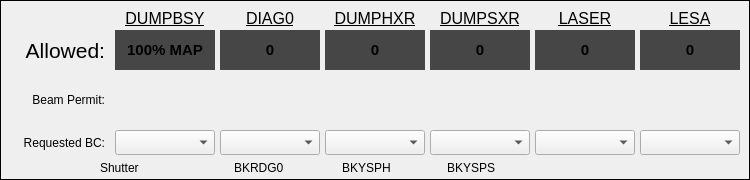
<?xml version="1.0" encoding="UTF-8"?>
<ui version="4.0">
 <class>Form</class>
 <widget class="QWidget" name="Form">
  <property name="geometry">
   <rect>
    <x>0</x>
    <y>0</y>
    <width>750</width>
    <height>180</height>
   </rect>
  </property>
  <property name="windowTitle">
   <string>Form</string>
  </property>
  <widget class="QFrame" name="frame">
   <property name="geometry">
    <rect>
     <x>0</x>
     <y>0</y>
     <width>750</width>
     <height>180</height>
    </rect>
   </property>
   <property name="frameShape">
    <enum>QFrame::Box</enum>
   </property>
   <property name="frameShadow">
    <enum>QFrame::Plain</enum>
   </property>
   <widget class="QLabel" name="label">
    <property name="geometry">
     <rect>
      <x>115</x>
      <y>10</y>
      <width>100</width>
      <height>17</height>
     </rect>
    </property>
    <property name="font">
     <font>
      <pointsize>12</pointsize>
      <underline>true</underline>
     </font>
    </property>
    <property name="text">
     <string>DUMPBSY</string>
    </property>
    <property name="alignment">
     <set>Qt::AlignCenter</set>
    </property>
   </widget>
   <widget class="QLabel" name="label_2">
    <property name="geometry">
     <rect>
      <x>10</x>
      <y>30</y>
      <width>95</width>
      <height>40</height>
     </rect>
    </property>
    <property name="font">
     <font>
      <pointsize>16</pointsize>
      <weight>50</weight>
      <bold>false</bold>
     </font>
    </property>
    <property name="text">
     <string>Allowed:</string>
    </property>
    <property name="alignment">
     <set>Qt::AlignRight|Qt::AlignTrailing|Qt::AlignVCenter</set>
    </property>
   </widget>
   <widget class="PyDMLabel" name="PyDMLabel">
    <property name="geometry">
     <rect>
      <x>115</x>
      <y>30</y>
      <width>100</width>
      <height>40</height>
     </rect>
    </property>
    <property name="font">
     <font>
      <pointsize>11</pointsize>
      <weight>75</weight>
      <bold>true</bold>
     </font>
    </property>
    <property name="toolTip">
     <string/>
    </property>
    <property name="styleSheet">
     <string notr="true">background-color: rgb(70, 70, 70);</string>
    </property>
    <property name="text">
     <string>100% MAP</string>
    </property>
    <property name="alignment">
     <set>Qt::AlignCenter</set>
    </property>
    <property name="alarmSensitiveContent" stdset="0">
     <bool>true</bool>
    </property>
    <property name="channel" stdset="0">
     <string>ca://${P}:DUMPBSY_BC</string>
    </property>
   </widget>
   <widget class="PyDMEnumButton" name="PyDMEnumButton">
    <property name="geometry">
     <rect>
      <x>115</x>
      <y>75</y>
      <width>100</width>
      <height>50</height>
     </rect>
    </property>
    <property name="toolTip">
     <string/>
    </property>
    <property name="channel" stdset="0">
     <string>ca://${P}:DUMPBSY_SOFT_PERMIT</string>
    </property>
    <property name="marginTop" stdset="0">
     <number>0</number>
    </property>
    <property name="marginBottom" stdset="0">
     <number>0</number>
    </property>
    <property name="marginLeft" stdset="0">
     <number>0</number>
    </property>
    <property name="marginRight" stdset="0">
     <number>0</number>
    </property>
    <property name="horizontalSpacing" stdset="0">
     <number>0</number>
    </property>
    <property name="verticalSpacing" stdset="0">
     <number>0</number>
    </property>
   </widget>
   <widget class="QLabel" name="label_3">
    <property name="geometry">
     <rect>
      <x>220</x>
      <y>10</y>
      <width>100</width>
      <height>17</height>
     </rect>
    </property>
    <property name="font">
     <font>
      <pointsize>12</pointsize>
      <underline>true</underline>
     </font>
    </property>
    <property name="text">
     <string>DIAG0</string>
    </property>
    <property name="alignment">
     <set>Qt::AlignCenter</set>
    </property>
   </widget>
   <widget class="PyDMLabel" name="PyDMLabel_2">
    <property name="geometry">
     <rect>
      <x>220</x>
      <y>30</y>
      <width>100</width>
      <height>40</height>
     </rect>
    </property>
    <property name="font">
     <font>
      <pointsize>11</pointsize>
      <weight>75</weight>
      <bold>true</bold>
     </font>
    </property>
    <property name="toolTip">
     <string/>
    </property>
    <property name="styleSheet">
     <string notr="true">background-color: rgb(70, 70, 70);</string>
    </property>
    <property name="text">
     <string>0</string>
    </property>
    <property name="alignment">
     <set>Qt::AlignCenter</set>
    </property>
    <property name="alarmSensitiveContent" stdset="0">
     <bool>true</bool>
    </property>
    <property name="channel" stdset="0">
     <string>ca://${P}:DIAG0_BC</string>
    </property>
   </widget>
   <widget class="PyDMEnumButton" name="PyDMEnumButton_2">
    <property name="geometry">
     <rect>
      <x>220</x>
      <y>75</y>
      <width>100</width>
      <height>50</height>
     </rect>
    </property>
    <property name="toolTip">
     <string/>
    </property>
    <property name="channel" stdset="0">
     <string>ca://${P}:DIAG0_SOFT_PERMIT</string>
    </property>
    <property name="marginTop" stdset="0">
     <number>0</number>
    </property>
    <property name="marginBottom" stdset="0">
     <number>0</number>
    </property>
    <property name="marginLeft" stdset="0">
     <number>0</number>
    </property>
    <property name="marginRight" stdset="0">
     <number>0</number>
    </property>
    <property name="horizontalSpacing" stdset="0">
     <number>0</number>
    </property>
    <property name="verticalSpacing" stdset="0">
     <number>0</number>
    </property>
   </widget>
   <widget class="QLabel" name="label_4">
    <property name="geometry">
     <rect>
      <x>325</x>
      <y>10</y>
      <width>100</width>
      <height>17</height>
     </rect>
    </property>
    <property name="font">
     <font>
      <pointsize>12</pointsize>
      <underline>true</underline>
     </font>
    </property>
    <property name="text">
     <string>DUMPHXR</string>
    </property>
    <property name="alignment">
     <set>Qt::AlignCenter</set>
    </property>
   </widget>
   <widget class="PyDMLabel" name="PyDMLabel_3">
    <property name="geometry">
     <rect>
      <x>325</x>
      <y>30</y>
      <width>100</width>
      <height>40</height>
     </rect>
    </property>
    <property name="font">
     <font>
      <pointsize>11</pointsize>
      <weight>75</weight>
      <bold>true</bold>
     </font>
    </property>
    <property name="toolTip">
     <string/>
    </property>
    <property name="styleSheet">
     <string notr="true">background-color: rgb(70, 70, 70);</string>
    </property>
    <property name="text">
     <string>0</string>
    </property>
    <property name="alignment">
     <set>Qt::AlignCenter</set>
    </property>
    <property name="alarmSensitiveContent" stdset="0">
     <bool>true</bool>
    </property>
    <property name="channel" stdset="0">
     <string>ca://${P}:DUMPHXR_BC</string>
    </property>
   </widget>
   <widget class="PyDMEnumButton" name="PyDMEnumButton_3">
    <property name="geometry">
     <rect>
      <x>325</x>
      <y>75</y>
      <width>100</width>
      <height>50</height>
     </rect>
    </property>
    <property name="toolTip">
     <string/>
    </property>
    <property name="channel" stdset="0">
     <string>ca://${P}:DUMPHXR_SOFT_PERMIT</string>
    </property>
    <property name="marginTop" stdset="0">
     <number>0</number>
    </property>
    <property name="marginBottom" stdset="0">
     <number>0</number>
    </property>
    <property name="marginLeft" stdset="0">
     <number>0</number>
    </property>
    <property name="marginRight" stdset="0">
     <number>0</number>
    </property>
    <property name="horizontalSpacing" stdset="0">
     <number>0</number>
    </property>
    <property name="verticalSpacing" stdset="0">
     <number>0</number>
    </property>
   </widget>
   <widget class="QLabel" name="label_5">
    <property name="geometry">
     <rect>
      <x>430</x>
      <y>10</y>
      <width>100</width>
      <height>17</height>
     </rect>
    </property>
    <property name="font">
     <font>
      <pointsize>12</pointsize>
      <underline>true</underline>
     </font>
    </property>
    <property name="text">
     <string>DUMPSXR</string>
    </property>
    <property name="alignment">
     <set>Qt::AlignCenter</set>
    </property>
   </widget>
   <widget class="PyDMLabel" name="PyDMLabel_4">
    <property name="geometry">
     <rect>
      <x>430</x>
      <y>30</y>
      <width>100</width>
      <height>40</height>
     </rect>
    </property>
    <property name="font">
     <font>
      <pointsize>11</pointsize>
      <weight>75</weight>
      <bold>true</bold>
     </font>
    </property>
    <property name="toolTip">
     <string/>
    </property>
    <property name="styleSheet">
     <string notr="true">background-color: rgb(70, 70, 70);</string>
    </property>
    <property name="text">
     <string>0</string>
    </property>
    <property name="alignment">
     <set>Qt::AlignCenter</set>
    </property>
    <property name="alarmSensitiveContent" stdset="0">
     <bool>true</bool>
    </property>
    <property name="channel" stdset="0">
     <string>ca://${P}:DUMPSXR_BC</string>
    </property>
   </widget>
   <widget class="PyDMEnumButton" name="PyDMEnumButton_4">
    <property name="geometry">
     <rect>
      <x>430</x>
      <y>75</y>
      <width>100</width>
      <height>50</height>
     </rect>
    </property>
    <property name="toolTip">
     <string/>
    </property>
    <property name="channel" stdset="0">
     <string>ca://${P}:DUMPSXR_SOFT_PERMIT</string>
    </property>
    <property name="marginTop" stdset="0">
     <number>0</number>
    </property>
    <property name="marginBottom" stdset="0">
     <number>0</number>
    </property>
    <property name="marginLeft" stdset="0">
     <number>0</number>
    </property>
    <property name="marginRight" stdset="0">
     <number>0</number>
    </property>
    <property name="horizontalSpacing" stdset="0">
     <number>0</number>
    </property>
    <property name="verticalSpacing" stdset="0">
     <number>0</number>
    </property>
   </widget>
   <widget class="PyDMEnumComboBox" name="PyDMEnumComboBox">
    <property name="geometry">
     <rect>
      <x>115</x>
      <y>130</y>
      <width>100</width>
      <height>25</height>
     </rect>
    </property>
    <property name="toolTip">
     <string/>
    </property>
    <property name="channel" stdset="0">
     <string>ca://${P}:DUMPBSY_FORCE_BC</string>
    </property>
   </widget>
   <widget class="PyDMEnumComboBox" name="PyDMEnumComboBox_2">
    <property name="geometry">
     <rect>
      <x>220</x>
      <y>130</y>
      <width>100</width>
      <height>25</height>
     </rect>
    </property>
    <property name="toolTip">
     <string/>
    </property>
    <property name="channel" stdset="0">
     <string>ca://${P}:DIAG0_FORCE_BC</string>
    </property>
   </widget>
   <widget class="PyDMEnumComboBox" name="PyDMEnumComboBox_3">
    <property name="geometry">
     <rect>
      <x>325</x>
      <y>130</y>
      <width>100</width>
      <height>25</height>
     </rect>
    </property>
    <property name="toolTip">
     <string/>
    </property>
    <property name="channel" stdset="0">
     <string>ca://${P}:DUMPHXR_FORCE_BC</string>
    </property>
   </widget>
   <widget class="PyDMEnumComboBox" name="PyDMEnumComboBox_4">
    <property name="geometry">
     <rect>
      <x>430</x>
      <y>130</y>
      <width>100</width>
      <height>25</height>
     </rect>
    </property>
    <property name="toolTip">
     <string/>
    </property>
    <property name="channel" stdset="0">
     <string>ca://${P}:DUMPSXR_FORCE_BC</string>
    </property>
   </widget>
   <widget class="QLabel" name="label_6">
    <property name="geometry">
     <rect>
      <x>10</x>
      <y>90</y>
      <width>95</width>
      <height>20</height>
     </rect>
    </property>
    <property name="text">
     <string>Beam Permit:</string>
    </property>
    <property name="alignment">
     <set>Qt::AlignRight|Qt::AlignTrailing|Qt::AlignVCenter</set>
    </property>
   </widget>
   <widget class="QLabel" name="label_7">
    <property name="geometry">
     <rect>
      <x>10</x>
      <y>130</y>
      <width>95</width>
      <height>25</height>
     </rect>
    </property>
    <property name="text">
     <string>Requested BC:</string>
    </property>
    <property name="alignment">
     <set>Qt::AlignRight|Qt::AlignTrailing|Qt::AlignVCenter</set>
    </property>
   </widget>
   <widget class="QLabel" name="label_8">
    <property name="geometry">
     <rect>
      <x>100</x>
      <y>160</y>
      <width>50</width>
      <height>15</height>
     </rect>
    </property>
    <property name="text">
     <string>Shutter</string>
    </property>
   </widget>
   <widget class="PyDMByteIndicator" name="PyDMByteIndicator">
    <property name="geometry">
     <rect>
      <x>150</x>
      <y>160</y>
      <width>15</width>
      <height>15</height>
     </rect>
    </property>
    <property name="toolTip">
     <string/>
    </property>
    <property name="channel" stdset="0">
     <string>ca://MPLN:GUNB:MP01:1:RTM_DO</string>
    </property>
    <property name="offColor" stdset="0">
     <color>
      <red>255</red>
      <green>0</green>
      <blue>0</blue>
     </color>
    </property>
    <property name="showLabels" stdset="0">
     <bool>false</bool>
    </property>
    <property name="circles" stdset="0">
     <bool>true</bool>
    </property>
   </widget>
   <widget class="QLabel" name="label_9">
    <property name="geometry">
     <rect>
      <x>234</x>
      <y>160</y>
      <width>57</width>
      <height>15</height>
     </rect>
    </property>
    <property name="text">
     <string>BKRDG0</string>
    </property>
   </widget>
   <widget class="PyDMByteIndicator" name="PyDMByteIndicator_2">
    <property name="geometry">
     <rect>
      <x>291</x>
      <y>160</y>
      <width>15</width>
      <height>15</height>
     </rect>
    </property>
    <property name="toolTip">
     <string/>
    </property>
    <property name="channel" stdset="0">
     <string>ca://MPLN:L0B:MP04:1:RTM_DO</string>
    </property>
    <property name="offColor" stdset="0">
     <color>
      <red>255</red>
      <green>0</green>
      <blue>0</blue>
     </color>
    </property>
    <property name="showLabels" stdset="0">
     <bool>false</bool>
    </property>
    <property name="circles" stdset="0">
     <bool>true</bool>
    </property>
   </widget>
   <widget class="QLabel" name="label_10">
    <property name="geometry">
     <rect>
      <x>342</x>
      <y>160</y>
      <width>51</width>
      <height>15</height>
     </rect>
    </property>
    <property name="text">
     <string>BKYSPH</string>
    </property>
   </widget>
   <widget class="PyDMByteIndicator" name="PyDMByteIndicator_3">
    <property name="geometry">
     <rect>
      <x>393</x>
      <y>160</y>
      <width>15</width>
      <height>15</height>
     </rect>
    </property>
    <property name="toolTip">
     <string/>
    </property>
    <property name="channel" stdset="0">
     <string>ca://MPLN:SPS:MP02:1:RTM_DO</string>
    </property>
    <property name="offColor" stdset="0">
     <color>
      <red>255</red>
      <green>0</green>
      <blue>0</blue>
     </color>
    </property>
    <property name="showLabels" stdset="0">
     <bool>false</bool>
    </property>
    <property name="circles" stdset="0">
     <bool>true</bool>
    </property>
   </widget>
   <widget class="QLabel" name="label_11">
    <property name="geometry">
     <rect>
      <x>447</x>
      <y>160</y>
      <width>51</width>
      <height>15</height>
     </rect>
    </property>
    <property name="text">
     <string>BKYSPS</string>
    </property>
   </widget>
   <widget class="PyDMByteIndicator" name="PyDMByteIndicator_4">
    <property name="geometry">
     <rect>
      <x>498</x>
      <y>160</y>
      <width>15</width>
      <height>15</height>
     </rect>
    </property>
    <property name="toolTip">
     <string/>
    </property>
    <property name="channel" stdset="0">
     <string>ca://MPLN:SPH:MP01:1:RTM_DO</string>
    </property>
    <property name="offColor" stdset="0">
     <color>
      <red>255</red>
      <green>0</green>
      <blue>0</blue>
     </color>
    </property>
    <property name="showLabels" stdset="0">
     <bool>false</bool>
    </property>
    <property name="circles" stdset="0">
     <bool>true</bool>
    </property>
   </widget>
   <widget class="QLabel" name="label_12">
    <property name="geometry">
     <rect>
      <x>535</x>
      <y>10</y>
      <width>100</width>
      <height>17</height>
     </rect>
    </property>
    <property name="font">
     <font>
      <pointsize>12</pointsize>
      <underline>true</underline>
     </font>
    </property>
    <property name="text">
     <string>LASER</string>
    </property>
    <property name="alignment">
     <set>Qt::AlignCenter</set>
    </property>
   </widget>
   <widget class="PyDMLabel" name="PyDMLabel_5">
    <property name="geometry">
     <rect>
      <x>535</x>
      <y>30</y>
      <width>100</width>
      <height>40</height>
     </rect>
    </property>
    <property name="font">
     <font>
      <pointsize>11</pointsize>
      <weight>75</weight>
      <bold>true</bold>
     </font>
    </property>
    <property name="toolTip">
     <string/>
    </property>
    <property name="styleSheet">
     <string notr="true">background-color: rgb(70, 70, 70);</string>
    </property>
    <property name="text">
     <string>0</string>
    </property>
    <property name="alignment">
     <set>Qt::AlignCenter</set>
    </property>
    <property name="alarmSensitiveContent" stdset="0">
     <bool>true</bool>
    </property>
    <property name="channel" stdset="0">
     <string>ca://${P}:LASER_BC</string>
    </property>
   </widget>
   <widget class="PyDMEnumButton" name="PyDMEnumButton_5">
    <property name="geometry">
     <rect>
      <x>535</x>
      <y>75</y>
      <width>100</width>
      <height>50</height>
     </rect>
    </property>
    <property name="toolTip">
     <string/>
    </property>
    <property name="channel" stdset="0">
     <string>ca://${P}:LASER_SOFT_PERMIT</string>
    </property>
    <property name="marginTop" stdset="0">
     <number>0</number>
    </property>
    <property name="marginBottom" stdset="0">
     <number>0</number>
    </property>
    <property name="marginLeft" stdset="0">
     <number>0</number>
    </property>
    <property name="marginRight" stdset="0">
     <number>0</number>
    </property>
    <property name="horizontalSpacing" stdset="0">
     <number>0</number>
    </property>
    <property name="verticalSpacing" stdset="0">
     <number>0</number>
    </property>
   </widget>
   <widget class="PyDMEnumComboBox" name="PyDMEnumComboBox_5">
    <property name="geometry">
     <rect>
      <x>535</x>
      <y>130</y>
      <width>100</width>
      <height>25</height>
     </rect>
    </property>
    <property name="toolTip">
     <string/>
    </property>
    <property name="channel" stdset="0">
     <string>ca://${P}:LASER_FORCE_BC</string>
    </property>
   </widget>
   <widget class="QLabel" name="label_13">
    <property name="geometry">
     <rect>
      <x>640</x>
      <y>10</y>
      <width>100</width>
      <height>17</height>
     </rect>
    </property>
    <property name="font">
     <font>
      <pointsize>12</pointsize>
      <underline>true</underline>
     </font>
    </property>
    <property name="text">
     <string>LESA</string>
    </property>
    <property name="alignment">
     <set>Qt::AlignCenter</set>
    </property>
   </widget>
   <widget class="PyDMLabel" name="PyDMLabel_6">
    <property name="geometry">
     <rect>
      <x>640</x>
      <y>30</y>
      <width>100</width>
      <height>40</height>
     </rect>
    </property>
    <property name="font">
     <font>
      <pointsize>11</pointsize>
      <weight>75</weight>
      <bold>true</bold>
     </font>
    </property>
    <property name="toolTip">
     <string/>
    </property>
    <property name="styleSheet">
     <string notr="true">background-color: rgb(70, 70, 70);</string>
    </property>
    <property name="text">
     <string>0</string>
    </property>
    <property name="alignment">
     <set>Qt::AlignCenter</set>
    </property>
    <property name="alarmSensitiveContent" stdset="0">
     <bool>true</bool>
    </property>
    <property name="channel" stdset="0">
     <string>ca://${P}:LESA_BC</string>
    </property>
   </widget>
   <widget class="PyDMEnumButton" name="PyDMEnumButton_6">
    <property name="geometry">
     <rect>
      <x>640</x>
      <y>75</y>
      <width>100</width>
      <height>50</height>
     </rect>
    </property>
    <property name="toolTip">
     <string/>
    </property>
    <property name="channel" stdset="0">
     <string>ca://${P}:LESA_SOFT_PERMIT</string>
    </property>
    <property name="marginTop" stdset="0">
     <number>0</number>
    </property>
    <property name="marginBottom" stdset="0">
     <number>0</number>
    </property>
    <property name="marginLeft" stdset="0">
     <number>0</number>
    </property>
    <property name="marginRight" stdset="0">
     <number>0</number>
    </property>
    <property name="horizontalSpacing" stdset="0">
     <number>0</number>
    </property>
    <property name="verticalSpacing" stdset="0">
     <number>0</number>
    </property>
   </widget>
   <widget class="PyDMEnumComboBox" name="PyDMEnumComboBox_6">
    <property name="geometry">
     <rect>
      <x>640</x>
      <y>130</y>
      <width>100</width>
      <height>25</height>
     </rect>
    </property>
    <property name="toolTip">
     <string/>
    </property>
    <property name="channel" stdset="0">
     <string>ca://${P}:LESA_FORCE_BC</string>
    </property>
   </widget>
  </widget>
 </widget>
 <customwidgets>
  <customwidget>
   <class>PyDMLabel</class>
   <extends>QLabel</extends>
   <header>pydm.widgets.label</header>
  </customwidget>
  <customwidget>
   <class>PyDMEnumButton</class>
   <extends>QWidget</extends>
   <header>pydm.widgets.enum_button</header>
  </customwidget>
  <customwidget>
   <class>PyDMEnumComboBox</class>
   <extends>QComboBox</extends>
   <header>pydm.widgets.enum_combo_box</header>
  </customwidget>
  <customwidget>
   <class>PyDMByteIndicator</class>
   <extends>QWidget</extends>
   <header>pydm.widgets.byte</header>
  </customwidget>
 </customwidgets>
 <resources/>
 <connections/>
</ui>
